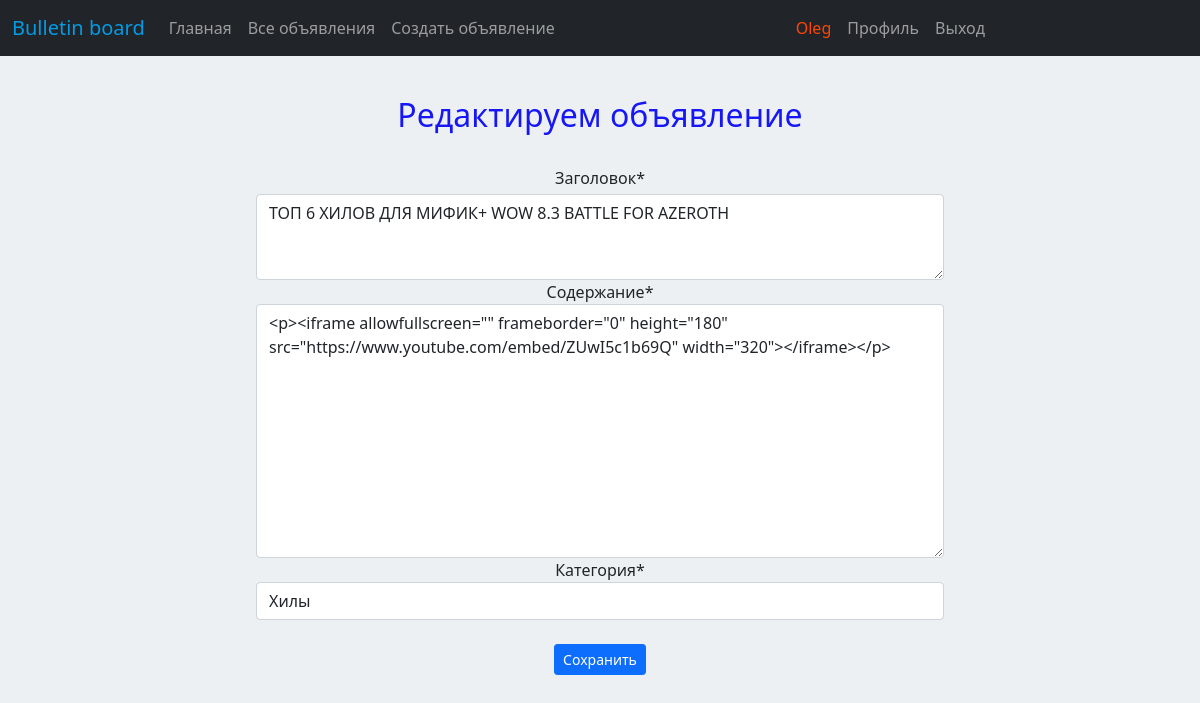
Page /board/ad/3/edit/ (signed in) on the committed database.
### board/models.py (models this page shows, shortened)
class Post(models.Model):
    author = models.ForeignKey(User, on_delete=models.CASCADE)
    post_title = models.CharField(max_length=256)
    post_content = RichTextField()
    post_category = models.ForeignKey(Category, on_delete=models.CASCADE)
    date_creation = models.DateTimeField(auto_now_add=True)

### board/views.py (the view)
# urls.py: path('ad/<int:pk>/edit/', PostUpdate.as_view(), name='post_edit'),
class PostUpdate(LoginRequiredMixin, UpdateView):
    form_class = PostForm
    model = Post
    template_name = 'post_edit.html'
    def dispatch(self, request, *args, **kwargs):
        post = self.get_object()
        context = {'post_id': post.pk}
        if post.author != self.request.user:
            return render(self.request, 'post_lock.html', context=context)
        return super(PostUpdate, self).dispatch(request, *args, **kwargs)

### board/forms.py
class PostForm(forms.ModelForm):
    class Meta:
        model = Post
        fields = ['post_title', 'post_content', 'post_category']
        labels = {
            'post_title': 'Заголовок',
            'post_content': 'Содержание',
            'post_category': 'Категория',
        }
        widgets = {
            'post_title': forms.Textarea(attrs={'class': 'form-text', 'cols': 70, 'rows': 3}),
        }
    def __init__(self, *args, **kwargs):
        super(PostForm, self).__init__(*args, **kwargs)
        self.fields['post_category'].empty_label = 'Выберите категорию'

### board/models.py (called while the page is built)
    def __str__(self):
        return self.category_name

### templates/post_edit.html (shortened to what this page needs)
{% extends 'default.html' %}
{% load crispy_forms_filters %}
{% block content %}
<h2 style="margin-top: 40px"><span style="color: #1616f6;">Редактируем объявление</span></h2>
<br>
<div class="d-flex justify-content-center">
    <div class="row">
        <div class="col-lg-auto text-center">
            <form action="" method="post">
                {{ form|crispy }}
                <br>
                <input class="btn btn-primary btn-sm" type="submit" value="Сохранить"/>
            </form>
        </div>
    </div>
</div>
{% endblock content %}

### templates/default.html (shortened to what this page needs)
<!DOCTYPE html>
<html lang="en">
<head>
    {% load static %}
    <link href="{% static 'css/styles.css' %}" rel="stylesheet"/>
    <link rel="stylesheet" href="//cdnjs.cloudflare.com/ajax/libs/font-awesome/4.1.0/css/font-awesome.min.css">
</head>
<body style="background-color: #ecf0f3; margin: 32px">
<nav class="navbar fixed-top navbar-expand-lg navbar-dark bg-dark static-top">
    <div class="container" style="width: 800px">
        <a class="navbar-brand" href="/"><span style="color: #039BE5; ">Bulletin board</span></a>
        <div class="collapse navbar-collapse" id="navbarResponsive">
            <ul class="nav navbar-nav ml-auto">
                <li class="nav-item active">
                    <a class="nav-link" href="/main/">Главная</a>
                </li>
                <li class="nav-item active">
                    <a class="nav-link" href="{% url 'post_list' %}">Все объявления</a>
                </li>
                <li class="nav-item active">
                    <a class="nav-link" href="{% url 'post_create' %}">Создать объявление</a>
                </li>
            </ul>
        </div>
    </div>
    <div class="container" style="width: 450px">
    <div class="navbar-collapse collapse" id="navbarNav">
            <ul class="nav navbar-nav ml-auto">
                <li class="nav-item active">
                </li>
                <li class="nav-item active">
                    {% if user.is_authenticated %}
                    <a class="nav-link"><span style="color: orangered;">{{ request.user.username }}</span></a>
                    {% endif %}
                </li>
                <li class="nav-item active">
                    {% if user.is_authenticated %}
                    <a class="nav-link" href="{% url 'profile' %}">Профиль</a>
                    {% else %}
                    <a class="nav-link" href='{% url "login" %}'>Вход</a>
                    {% endif %}
                </li>
                <li class="nav-item active">
                    {% if user.is_authenticated %}
                    <a class="nav-link" href='{% url "logout" %}'>Выход</a>
                    {% endif %}
                </li>
            </ul>
        </div>
    </div>
</nav>
<div class="container">
    <div class="row">
        <div class="col-lg-12 text-center flexContainer" style="background-color: rgba(0, 0, 0, 0.0);" >
            <br>
            {% block content %}
            {% endblock content %}
        </div>
    </div>
</div>
</body>
</html>

### rows in the picture
Post: post_title "ТОП 6 ХИЛОВ ДЛЯ МИФИК+ WOW 8.3 BATTLE FOR AZEROTH", post_content "<p><iframe allowfullscreen=\"\" frameborder=\"0\" height=\"180\" src=\"https://www.youtube.com/embed/ZUwI5c1b69Q\" width=\"320\"></iframe></p>", post_category "Хилы"

### other values in the picture
{{ request.user.username }} "Oleg"
